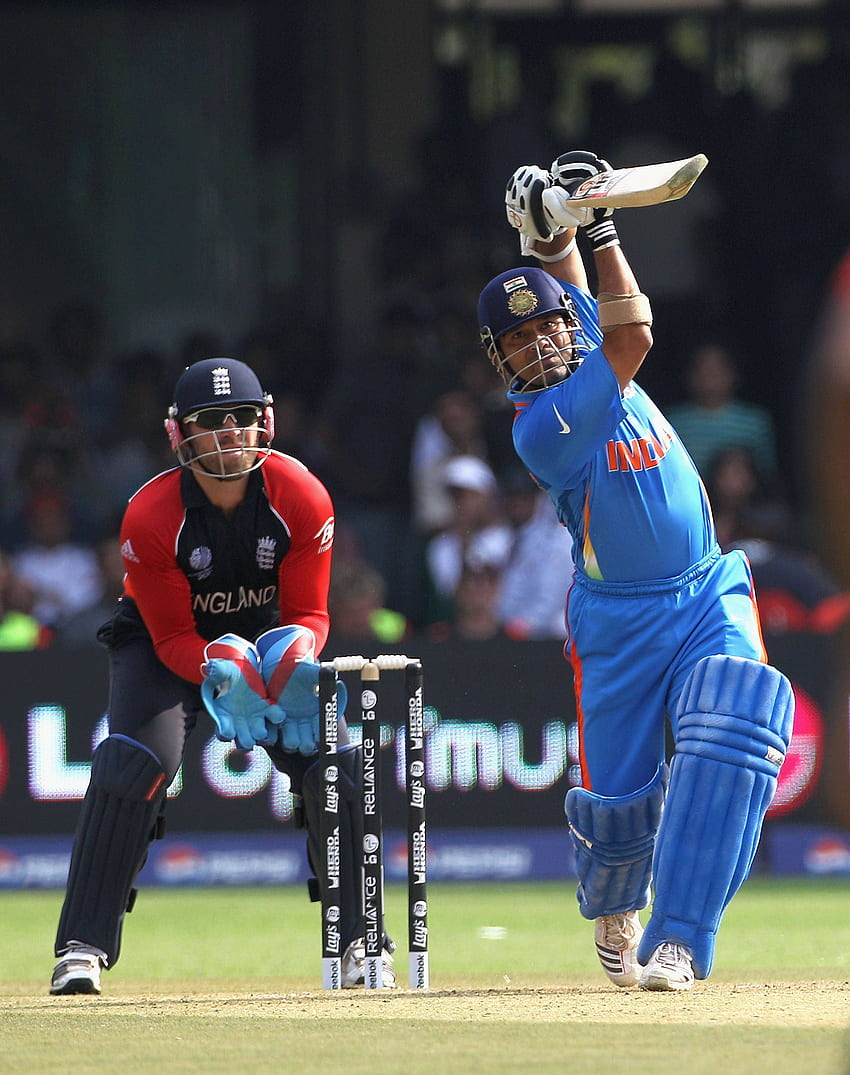
#> input picture images/sachin.jpg, 850 x 1075 px
$ jupyter execute Assignment_2.ipynb
#> lines starting #> are read from the running program, lines starting #| are printed output that depends on the picture
- Image to use : sachin.jpg
- Location: images folder on https://mitu.co.in/dataset

## Q1. Apply following transformations on the image.
1. Translate the image towards right by 400 and up by 150 pixels.
2. Rotate the image 60 degrees anti clockwise.
3. Resize the image to 75% of original dimensions.
4. Flip the image horizontally, diagonally and vertically. Show all four
images in the row.
5. Crop the image at, 500,300 to 560, 400 and save in another file

### Translate the image towards right by 400 and up by 150 pixels.

[cell 1]
import matplotlib.pyplot as plt
import numpy as np
import cv2

[cell 2]
img = plt.imread('../images/sachin.jpg')
#> img is the input picture: shape (1075, 850, 3); mean R, G, B 81, 83.8, 87.5

[cell 3]
plt.title("Original Image")
plt.imshow(img)
plt.axis('off')

[cell 4]
# Get the dimensions of the image
height, width = img.shape[:2]
#> height = 1075; width = 850

# Define the translation matrix
translate_x = 400  # pixels to the right
translate_y = -150  # pixels up
translation_matrix = np.float32([[1, 0, translate_x], [0, 1, translate_y]])

# Perform the translation
translated_img = cv2.warpAffine(img, translation_matrix, (width + translate_x, height + abs(translate_y)))
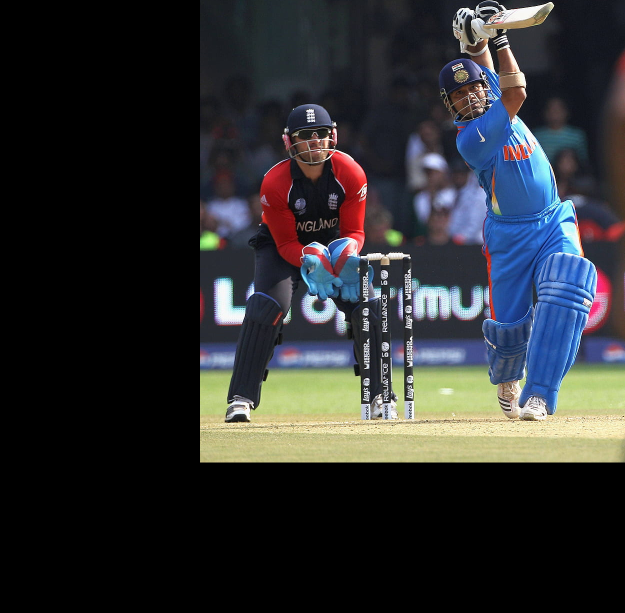
#> translated_img: shape (1225, 1250, 3) (shown at 1/2 size); mean R, G, B 45.7, 47.1, 49.1

## Convert BGR image (OpenCV default) to RGB (Matplotlib default)
# translated_img_rgb = cv2.cvtColor(translated_img, cv2.COLOR_BGR2RGB)

[cell 5]
plt.title("Translated Image")
plt.imshow(translated_img)
plt.axis('off')
plt.show()

### Rotate the image 60 degrees anti clockwise.

[cell 6]
from PIL import Image

[cell 7]
image = Image.open('../images/sachin.jpg')

[cell 8]
rotated_image = image.rotate(60, expand=True)
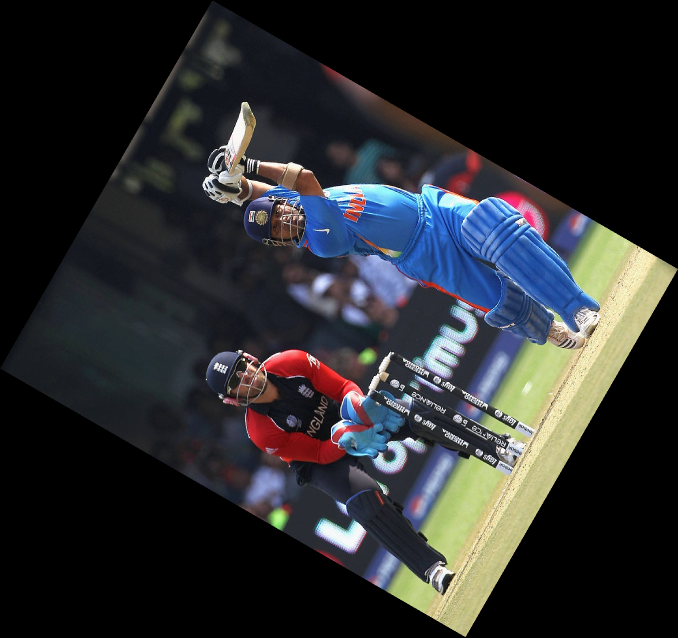
#> rotated_image: PIL image 1356x1275 RGB (shown at 1/2 size); mean R, G, B 42.8, 44.3, 46.3

$ run again, with images/buildings.jpg copied over images/sachin.jpg
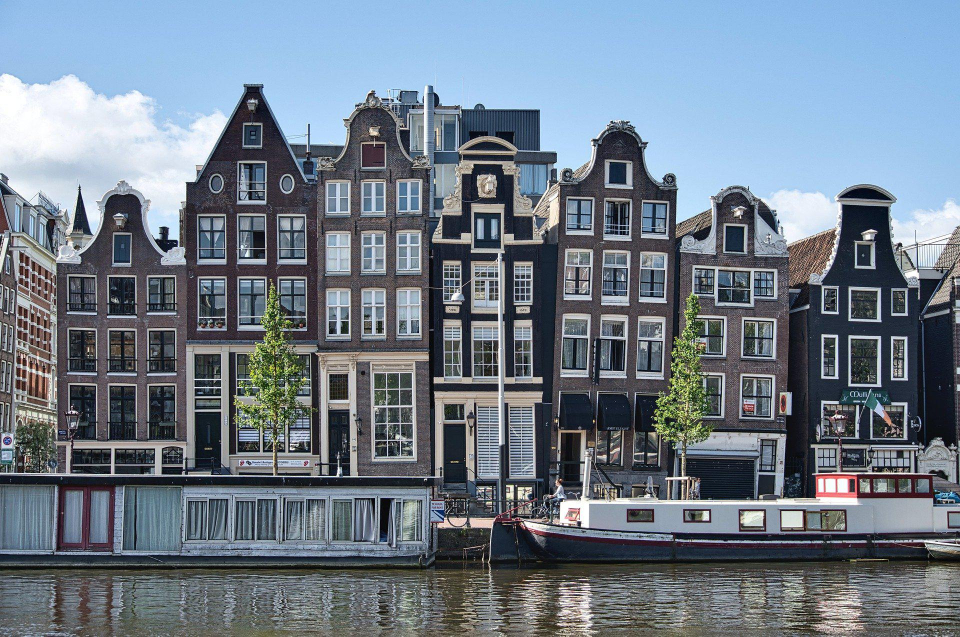
#> input picture images/buildings.jpg, 1920 x 1273 px (shown at 1/2 size)
#> img is the input picture: shape (1273, 1920, 3); mean R, G, B 111.8, 123.9, 136.8
#> `translated_img = cv2.warpAffine(img, translation_matrix, (width + tran..`:
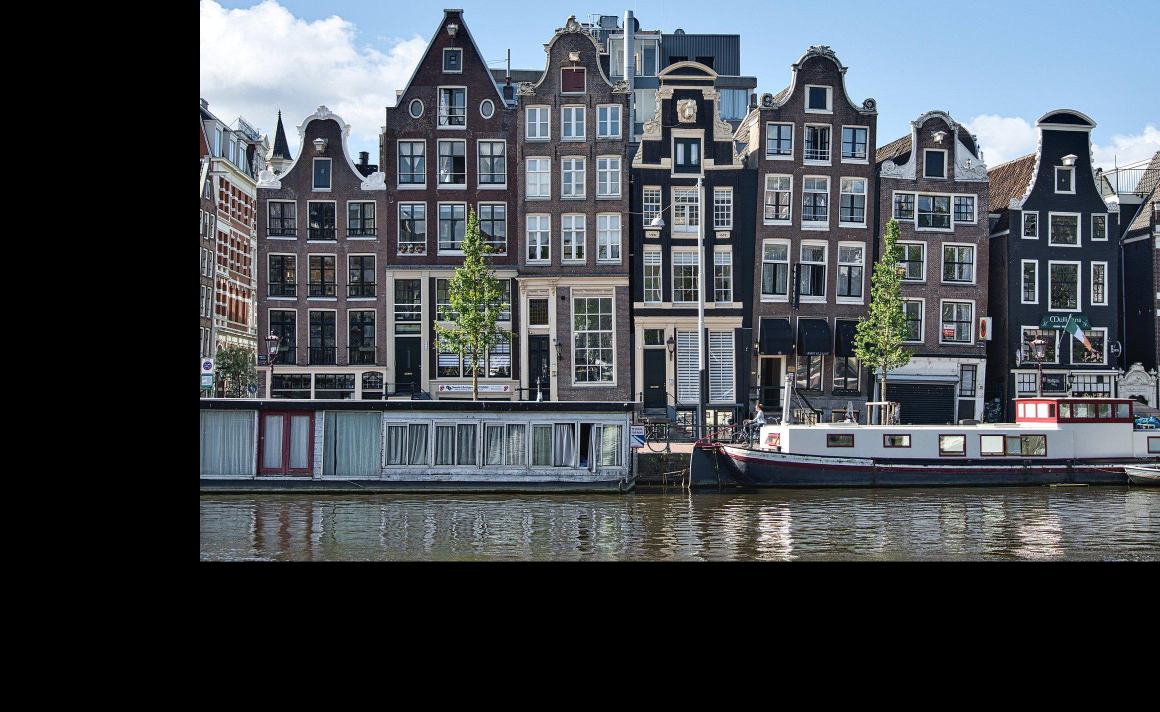
#> translated_img: shape (1423, 2320, 3) (shown at 1/2 size); mean R, G, B 69.6, 74.8, 80.6
#> `rotated_image = image.rotate(60, expand=True)`:
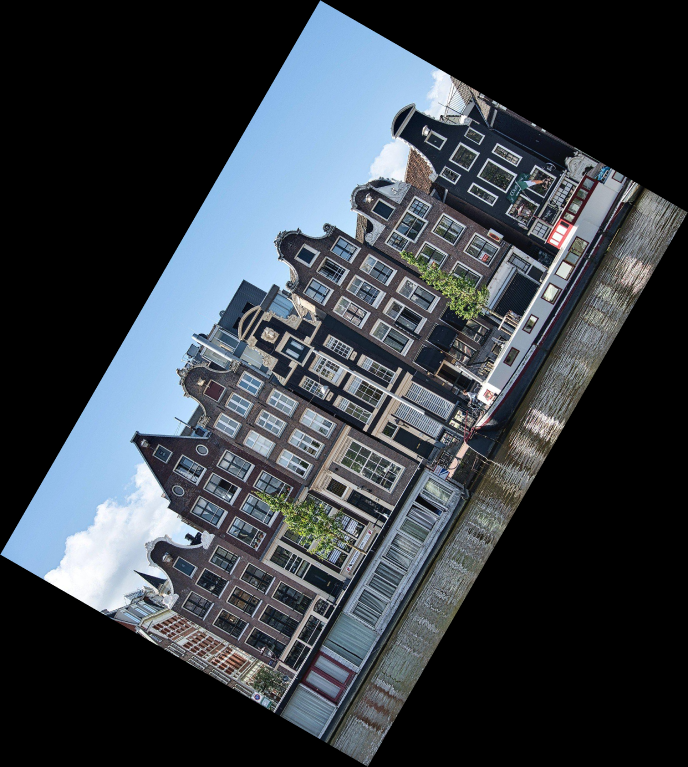
#> rotated_image: PIL image 2064x2301 RGB (shown at 1/3 size); mean R, G, B 57.5, 63.8, 70.4

$ run again, with images/cat.jpg copied over images/sachin.jpg
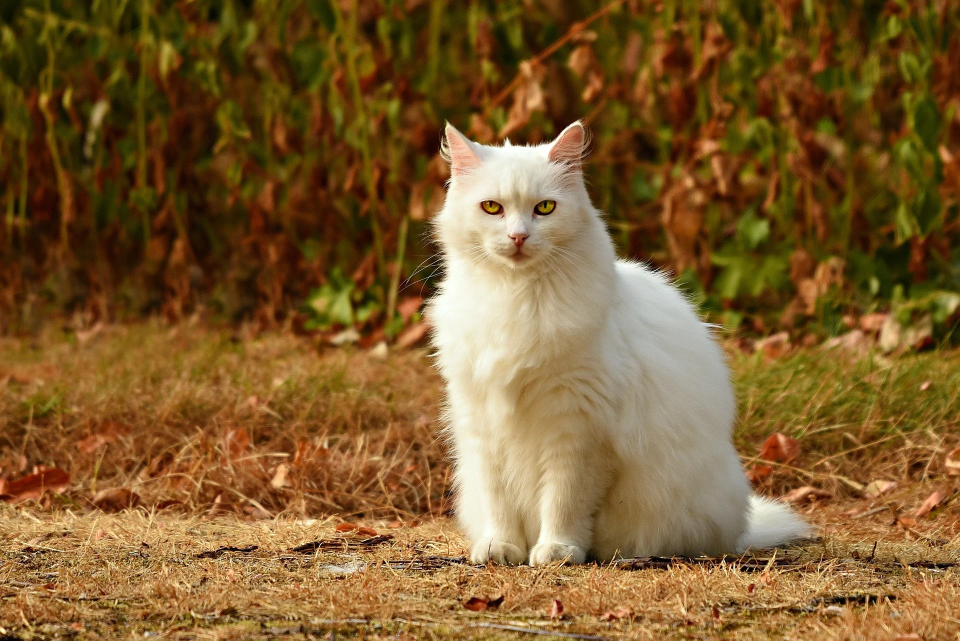
#> input picture images/cat.jpg, 1920 x 1281 px (shown at 1/2 size)
#> img is the input picture: shape (1281, 1920, 3); mean R, G, B 125.2, 92.2, 46.3
#> `translated_img = cv2.warpAffine(img, translation_matrix, (width + tran..`:
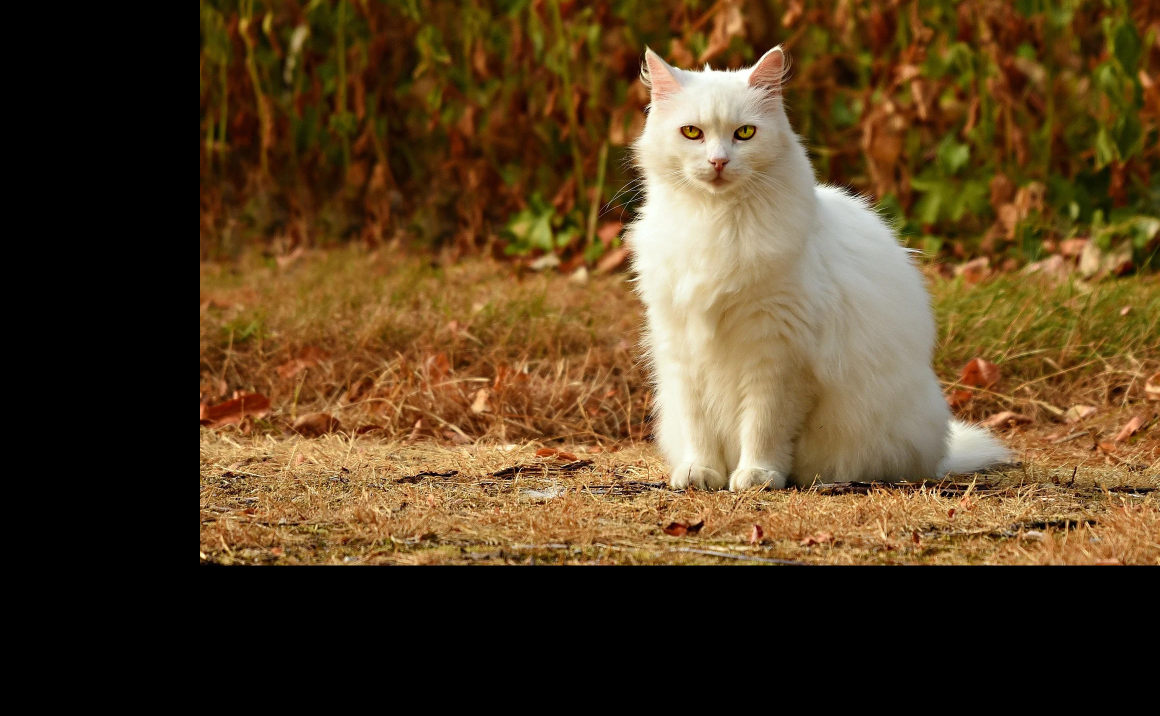
#> translated_img: shape (1431, 2320, 3) (shown at 1/2 size); mean R, G, B 85.8, 63.3, 33.8
#> `rotated_image = image.rotate(60, expand=True)`:
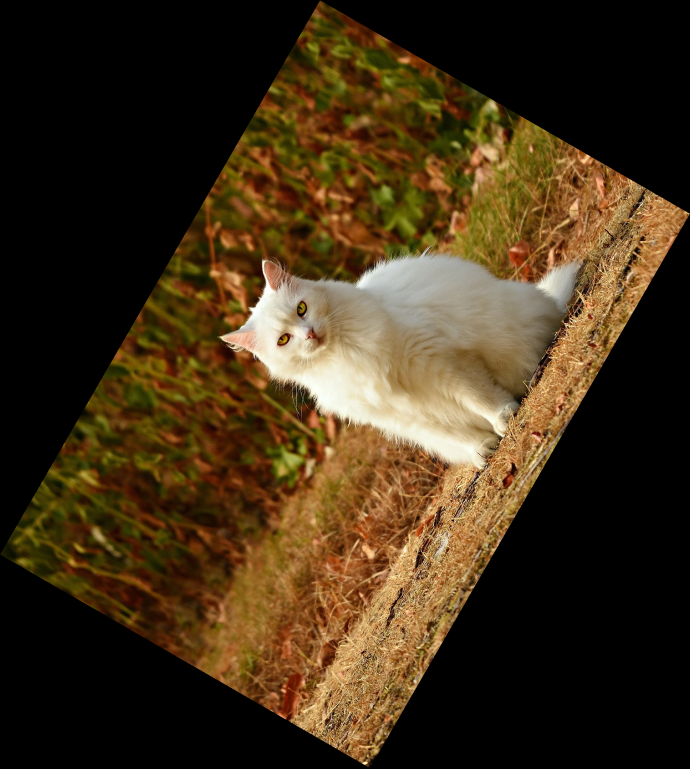
#> rotated_image: PIL image 2070x2305 RGB (shown at 1/3 size); mean R, G, B 64.6, 47.5, 23.9

$ run again, with images/caves.jpg copied over images/sachin.jpg
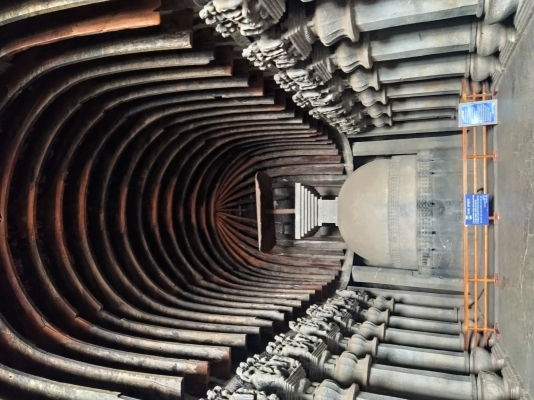
#> input picture images/caves.jpg, 534 x 400 px
#> img is the input picture: shape (400, 534, 3); mean R, G, B 98.5, 92.6, 87.5
#> `translated_img = cv2.warpAffine(img, translation_matrix, (width + tran..`:
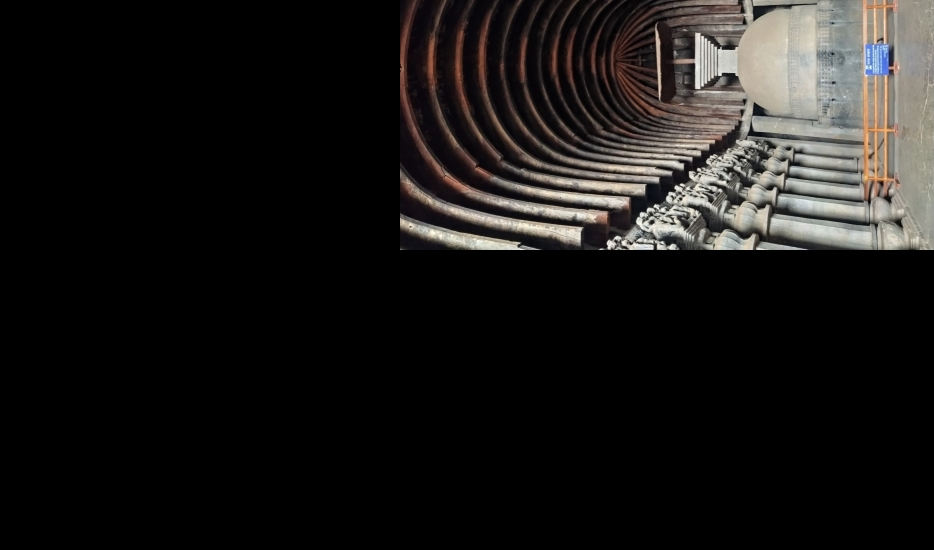
#> translated_img: shape (550, 934, 3); mean R, G, B 26.6, 24.9, 23.5
#> `rotated_image = image.rotate(60, expand=True)`:
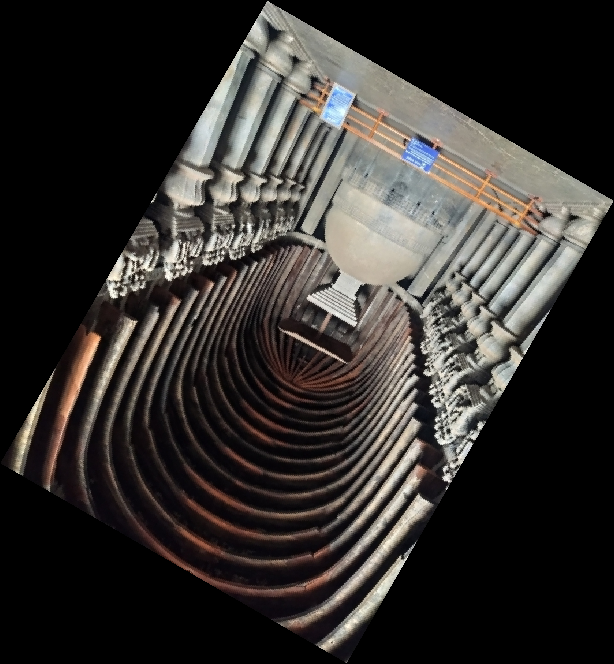
#> rotated_image: PIL image 614x664 RGB; mean R, G, B 51.6, 48.5, 45.8
